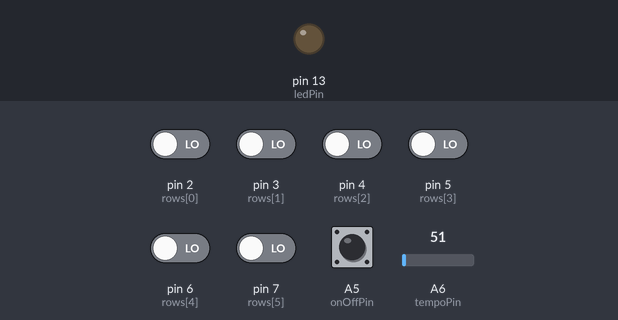
This sketch was run on a simulated Arduino Nano, built with avr-gcc and run on an emulated ATmega328P. Shown: output pins drawn as LEDs (lit = HIGH). Dashed ring = blinking. The test bench sets the inputs (shaded band); at power-on: A5 (onOffPin) HIGH, pin 2 (rows[0]), pin 3 (rows[1]), pin 4 (rows[2]), pin 5 (rows[3]), pin 6 (rows[4]), pin 7 (rows[5]) LOW, A6 (tempoPin) = 51. What the sketch prints to the serial monitor is not drawn.

Above: at 1.2 s.
1.3 s: A5 (onOffPin) pulled LOW for 1 s
At 2.24 s:
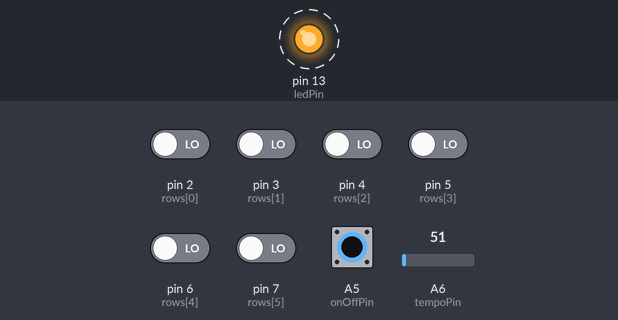
Timing chart, 0 to 4.3 s (numbered marks = the images above; inputs shaded):
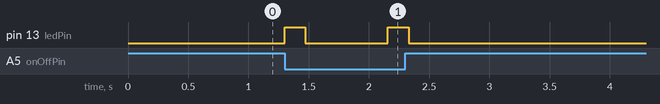

Measured:
- after the input at 1.3 s, pin 13 (ledPin): alternates HIGH for 0.17 s and LOW for 0.69 s, 4 changes in all, then stays LOW, starting at once

The sketch:

arduino-midi-drum-sequencer.ino
```cpp
/**
 * An Arduino Midi Drum Sequencer / Step sequencer
 *
 * A Midi controller with 48 2-pin toggle switches and 48 diodes to build a keyboard matrix,
 * a pot to control the tempo and a 2-pin toggle switch to start and stop the output.
 *
 * The matrix is a 6 x 8 grid, giving control of 6 drums (notes) over 8 beats.
 *
 * Tested using Arduino Nano.
 *
 * The circuit:
 * - Switch matrix row pins 2,3,4,5,6,7
 * - Switch matrix columns with diodes on 8, 9, 10, 11, 12, 14 (A0), 15 (A1), 16 (A2)
 * - Potentiometer with center pin on A6, one pin to ground and the other to +5V
 * - 2 position switch on A5
 * - LED with anode on 13 and cathode to ground via a 220 ohm resistor
 * - Female Midi jack with midi pin 5 to Arduino pin 1 through a 220 ohm resistor, midi pin
 *   2 to Arduino ground, midi pin 4 to Arduino +5V through a 220 ohm resistor
 * - Power using a 9v wall wart on with + to Vin and - to ground
 */

const byte rows[] = {2,3,4,5,6,7};
const byte rowCount = sizeof(rows) / sizeof(rows[0]);

const byte cols[] = {8,9,10,11,12,14,15,16};
const int colCount = sizeof(cols) / sizeof(cols[0]);

const byte tempoPin = A6;
const byte onOffPin = A5;
const byte ledPin = 13;
const byte midiMap[] = {0x24, 0x26, 0x27, 0x2a, 0x2e, 0x38}; // The midi note in hex each row corresponds to

void setup() {
  Serial.begin(31250);

  for (byte x = 0; x < rowCount; x++) {
    pinMode(rows[x], INPUT);
  }

  for (byte x = 0; x < colCount; x++) {
    pinMode(cols[x], INPUT_PULLUP);
  }
  pinMode(tempoPin, INPUT);
  pinMode(onOffPin, INPUT_PULLUP);
  pinMode(ledPin, OUTPUT);
}

void loop() {
  // Iterate the columns
  for (byte colIndex = 0; colIndex < colCount; colIndex++) {
    if (digitalRead(onOffPin)) {
      colIndex = 0;
      continue;
    }

    digitalWrite(ledPin, HIGH);

    int delayTime = map(analogRead(tempoPin), 0, 1023, 900, 50);

    byte curCol = cols[colIndex];

    // Enable the column
    pinMode(curCol, OUTPUT);
    digitalWrite(curCol, LOW);

    // Iterates the rows
    for (byte rowIndex = 0; rowIndex < rowCount; rowIndex++) {
      byte curRow = rows[rowIndex];
      pinMode(curRow, INPUT_PULLUP);
      if (!digitalRead(curRow)) {
        noteOn(midiMap[rowIndex]);
      }
      pinMode(curRow, INPUT);
    }

    // disable the column
    pinMode(curCol, INPUT_PULLUP);

    // Divide the delay time so the LED can flash
    delay(delayTime * 0.2);
    digitalWrite(ledPin, LOW);
    delay(delayTime * 0.8);
    // Turn all notes off
    for (int x = 0; x < rowCount; x++) {
      noteOff(midiMap[x]);
    }
  }
}

void noteOn(int note) {
  Serial.write(0x9A); // 9 is midi note on, A is midi channel 10
  Serial.write(note);
  Serial.write(0x45); // Medium velocity
}

void noteOff(int note) {
  Serial.write(0x8A); // 8 is midi note off, A is midi channel 10
  Serial.write(note);
  Serial.write(0x45);
}
```
